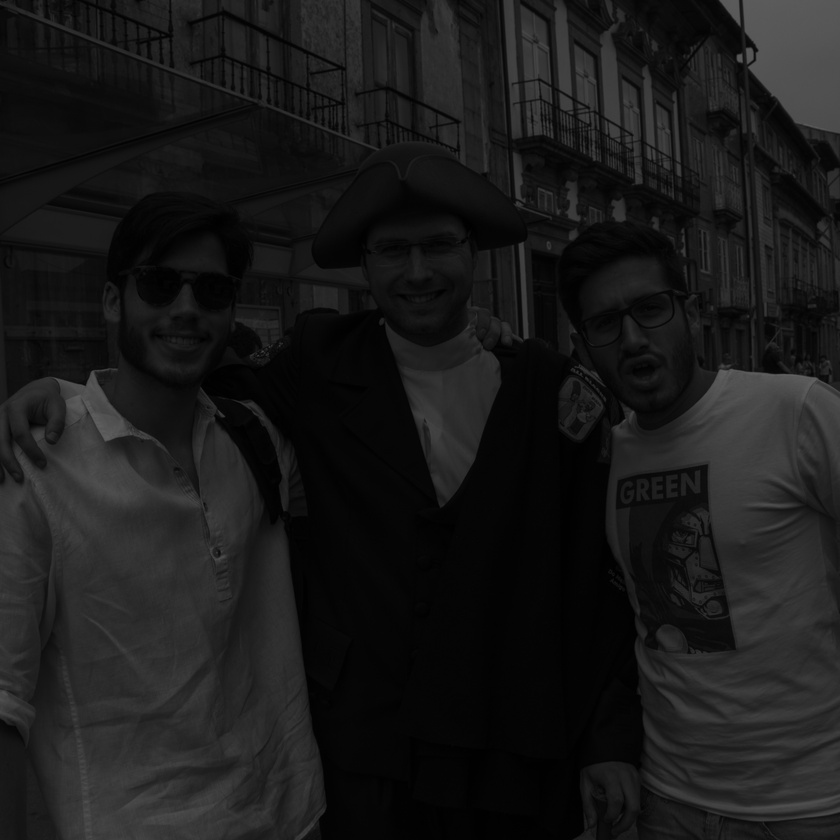
//> input picture versaoVisual/imagem.jpg, 840 x 840 px, shrunk from 3456 x 3456 before the run
$ ./equalization   (built with g++ and OpenCV 4)
//> lines starting //> are read from the running program, lines starting //| are printed output that depends on the picture
#include <opencv2/opencv.hpp>
#include <stdio.h>

using namespace cv;

#define COL 256
unsigned int histogram[COL];
float acumulado[COL];

void calcula_histograma (Mat img){

  for ( int pos = 0; pos < COL ; pos++ ){
    histogram[pos]=0;
  }

  for (int col=0; col < img.cols; col++){
    for (int row=0; row < img.rows; row++){
      histogram[img.at<uchar>(row,col)]++;
    }
  }
}

void calcula_acumulado ( int numero_pixels  ){

  unsigned int valor_acumulado = 0;
  for ( int pos = 0; pos < COL ; pos++ ){
    acumulado[pos] = 0.0f;
  }

  for ( int i = 0 ; i < COL; i++ ){
    valor_acumulado += histogram[i];
    acumulado[i] = valor_acumulado * 255.0f / numero_pixels ;
  }
}

void transforma_imagem( Mat img , Mat nova_imagem ){
  int n_pixels = img.rows * img.cols;

  for (int col=0; col < img.cols; col++){
    for (int row=0; row < img.rows; row++){
      nova_imagem.at<uchar>(row,col) = ( int ) ( acumulado[ img.at<uchar>(row,col)] );
    }
  }
  imwrite ("imagem_equalizada.jpg",nova_imagem);
}

int main (){
  Mat img = imread("imagem.jpg", 0);
//> img is the input picture: 840 rows x 840 cols, CV_8UC1; min 0, max 99, mean 25.6
  Mat nova_imagem(img.rows, img.cols, CV_8UC1);
  calcula_histograma(img);
//> after the loop in calcula_histograma, `for (int col=0; col < img.cols; col++)`: histogram = 256 values, max 46015 at index 4, min 0 at index 100, mean 2756.2
  int tamanho = img.cols * img.rows;
//> tamanho = 705600
  calcula_acumulado ( tamanho );
//> the loop in calcula_acumulado, `for ( int i = 0 ; i < COL; i++ )` made 256 passes
//> valor_acumulado on passes 1 to 3: 304, 6526, 22701
//> after the loop in calcula_acumulado, `for ( int i = 0 ; i < COL; i++ )`: acumulado = 256 values from 0.11 to 255
  transforma_imagem (img, nova_imagem);
//> after the loop in transforma_imagem, `for (int col=0; col < img.cols; col++)`:
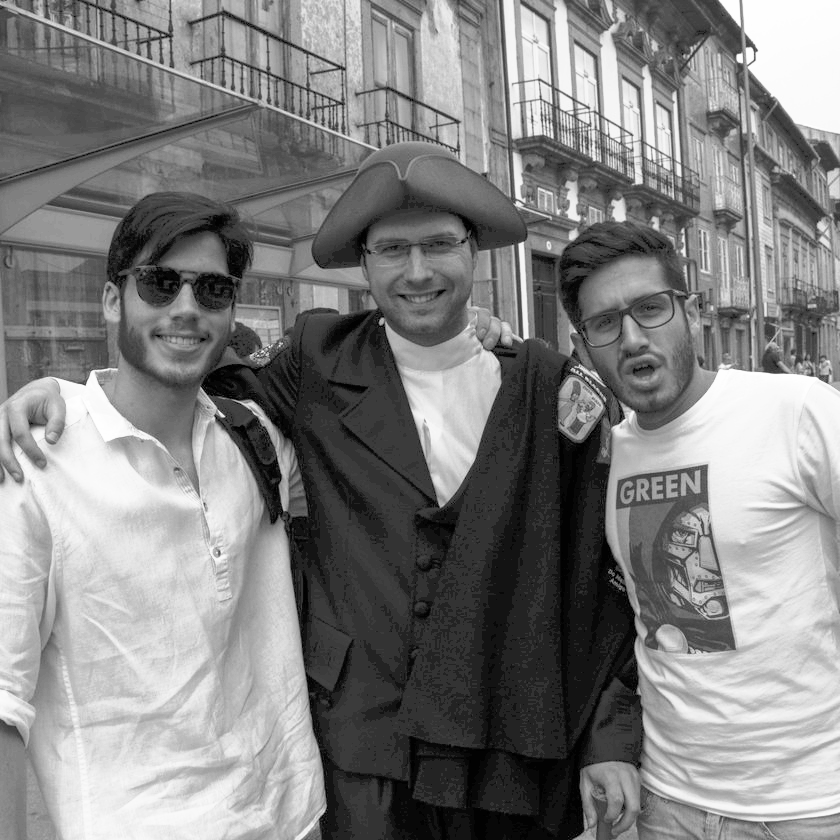
//> nova_imagem: 840 rows x 840 cols, CV_8UC1; min 0, max 255, mean 129.8
  return 0;
}
